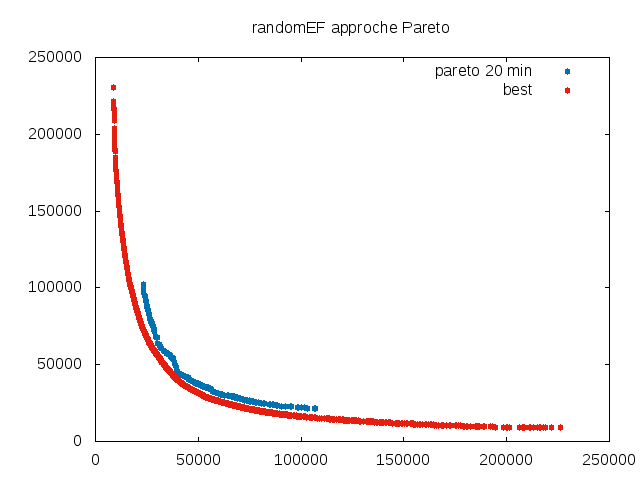

Generate this figure with gnuplot:
set terminal png
set output "ef_pareto_20.png"
set title "randomEF approche Pareto"
plot "randomEF_OnLineFiltered_time=20_nb=500.tsp" using 1:2 title "pareto 20 min" pointtype 7 linecolor 6, "../../data/best.randomEF100.tsp" using 1:2 title "best" pointtype 7 linecolor 7
